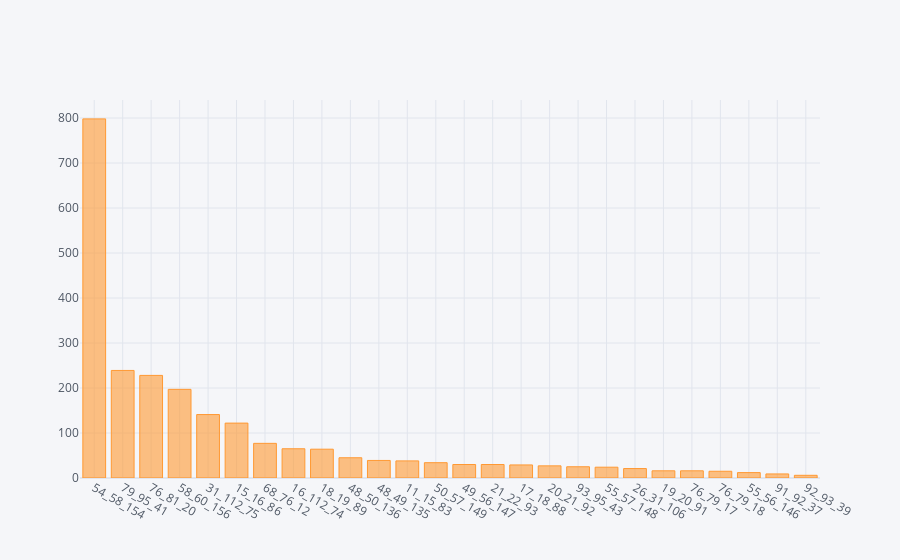

Notebook code for this chart:
### Markdown cell above
#### For interesting overloads

### Code cell
cf.go_offline()
cf.set_config_file(offline=False, world_readable=True)

threshold_interesting_overload_duration=10 #10 time steps
threshold_hard_overload_duration=25



idxInteresting=((overloads_info[overloads_info.agent=="do_nothing"].duration>=threshold_interesting_overload_duration )
                    & (overloads_info[overloads_info.agent=="do_nothing"].duration<threshold_hard_overload_duration))

overloads_lines=overloads_info[overloads_info.agent=="do_nothing"].overload_line_name[idxInteresting] 

print('bar plot for lines with intresting overloads')
pd.Series(overloads_lines).value_counts().iplot(kind='bar')

### Figure 1 — Plotly figure (JSON) as saved in the notebook; plotly's stock layout.template omitted (floating-point values rounded to 4 significant figures)
{"data": [{"marker": {"color": "rgba(255, 153, 51, 0.6)", "line": {"color": "rgba(255, 153, 51, 1.0)", "width": 1}}, "name": "count", "orientation": "v", "text": "", "type": "bar", "x": ["54_58_154", "79_95_41", "76_81_20", "58_60_156", "31_112_75", "15_16_86", "68_76_12", "16_112_74", "18_19_89", "48_50_136", "48_49_135", "11_15_83", "50_57_149", "49_56_147", "21_22_93", "17_18_88", "20_21_92", "93_95_43", "55_57_148", "26_31_106", "19_20_91", "76_79_17", "76_79_18", "55_56_146", "91_92_37", "92_93_39"], "y": [798, 239, 228, 197, 141, 122, 77, 65, 64, 45, 39, 38, 34, 30, 30, 29, 27, 25, 24, 21, 16, 16, 15, 12, 9, 6]}], "layout": {"legend": {"bgcolor": "#F5F6F9", "font": {"color": "#4D5663"}}, "paper_bgcolor": "#F5F6F9", "plot_bgcolor": "#F5F6F9", "title": {"font": {"color": "#4D5663"}}, "xaxis": {"gridcolor": "#E1E5ED", "showgrid": true, "tickfont": {"color": "#4D5663"}, "title": {"font": {"color": "#4D5663"}, "text": ""}, "zerolinecolor": "#E1E5ED"}, "yaxis": {"gridcolor": "#E1E5ED", "showgrid": true, "tickfont": {"color": "#4D5663"}, "title": {"font": {"color": "#4D5663"}, "text": ""}, "zerolinecolor": "#E1E5ED"}}}
